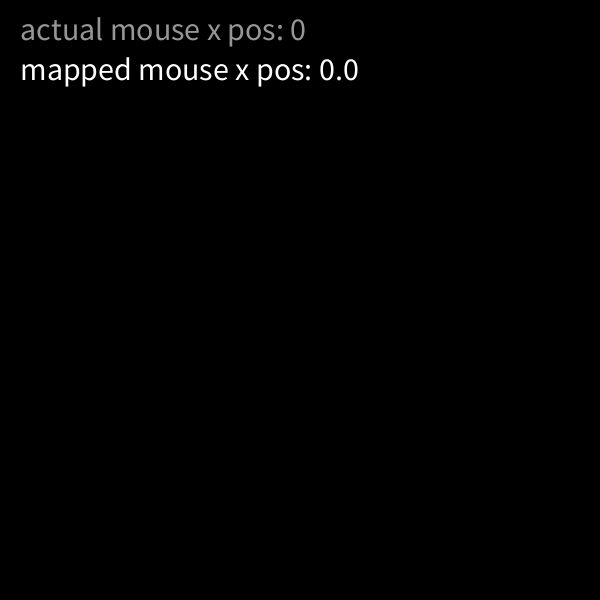
Frame 1 (no input)
Frame 60 (the mouse pressed at the canvas centre just before this capture): identical to frame 1, image omitted
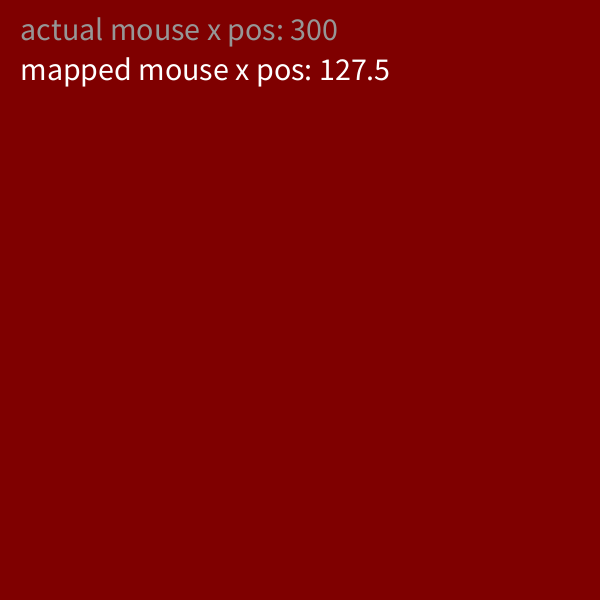
Frame 120 (the mouse held since frame 60 and released just before this capture)

The Processing sketch that drew these frames (run headless with seeded random() and noise(); from frame 60 on, the mouse is pressed at the canvas centre):

// Processing sketch: sketch_1map_function_05
// ── sketch_1map_function_05.pde
float mappedVal;
float mappedValY;
float mappedCobined;

void setup() {
 size(600,600); 
}

void draw() {
  
  mappedVal = map(mouseX, 0, width, 0, 255);
  
  background(mappedVal, 0,0);
  
  fill(150);
  textSize(32);
  text("actual mouse x pos: " + mouseX, 20, 40);
  
  fill(255);
  textSize(32);
  text("mapped mouse x pos: " + mappedVal, 20, 80);
  
  
}
